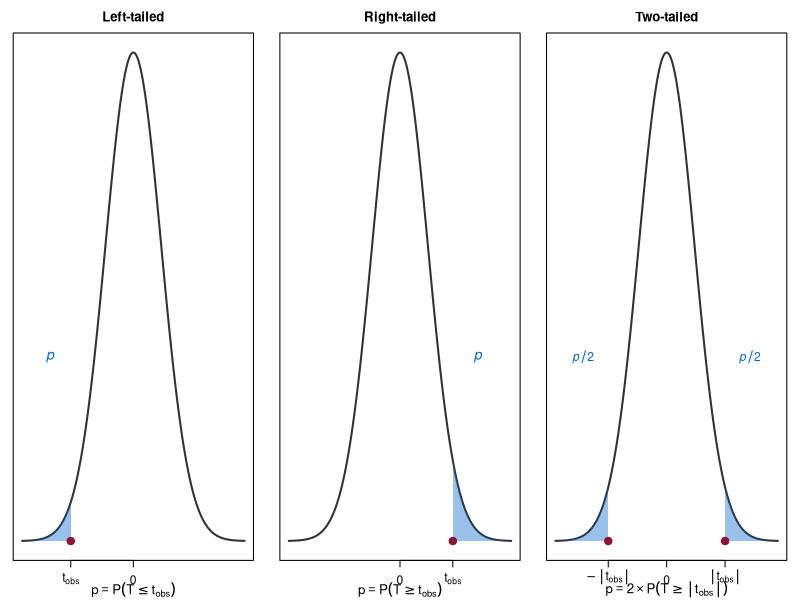

Source code (R):
## ---- chunk 1
library(ggplot2)
library(dplyr)

iscal_burgundy <- "#8B1538"
iscal_dark_burgundy <- "#6B1028"
iscal_blue <- "#0066CC"
iscal_accent <- "#D4AF37"
iscal_dark_gray <- "#333333"
iscal_light_gray <- "#F5F5F5"
## ---- chunk 2
#| echo: false
#| fig-width: 10
#| fig-height: 3.5
#| fig-align: center

par(mfrow = c(1, 3), mar = c(3, 1, 2.5, 1))

x <- seq(-4, 4, length = 300)
y <- dnorm(x)

# Left-tailed p-value
t_obs_left <- -2.25
plot(x, y, type = "l", lwd = 2, main = "Left-tailed", 
     xlab = "", ylab = "", yaxt = "n", xaxt = "n",
     col = iscal_dark_gray, cex.main = 1.2)
x_fill <- seq(-4, t_obs_left, length = 100)
polygon(c(x_fill, rev(x_fill)), c(dnorm(x_fill), rep(0, 100)),
        col = adjustcolor(iscal_blue, alpha = 0.4), border = NA)
points(t_obs_left, 0, pch = 19, col = iscal_burgundy, cex = 1.5)
axis(1, at = c(t_obs_left, 0), labels = c(expression(t[obs]), "0"), cex.axis = 1.1)
text(-3, 0.15, expression(italic(p)), cex = 1.3, col = iscal_blue)
mtext(expression(p == P(T <= t[obs])), side = 1, line = 2, cex = 0.8)

# Right-tailed p-value
t_obs_right <- 1.9
plot(x, y, type = "l", lwd = 2, main = "Right-tailed", 
     xlab = "", ylab = "", yaxt = "n", xaxt = "n",
     col = iscal_dark_gray, cex.main = 1.2)
x_fill <- seq(t_obs_right, 4, length = 100)
polygon(c(x_fill, rev(x_fill)), c(dnorm(x_fill), rep(0, 100)),
        col = adjustcolor(iscal_blue, alpha = 0.4), border = NA)
points(t_obs_right, 0, pch = 19, col = iscal_burgundy, cex = 1.5)
axis(1, at = c(0, t_obs_right), labels = c("0", expression(t[obs])), cex.axis = 1.1)
text(2.8, 0.15, expression(italic(p)), cex = 1.3, col = iscal_blue)
mtext(expression(p == P(T >= t[obs])), side = 1, line = 2, cex = 0.8)

# Two-tailed p-value
t_obs_two <- 2.1
plot(x, y, type = "l", lwd = 2, main = "Two-tailed", 
     xlab = "", ylab = "", yaxt = "n", xaxt = "n",
     col = iscal_dark_gray, cex.main = 1.2)
x_left <- seq(-4, -t_obs_two, length = 100)
x_right <- seq(t_obs_two, 4, length = 100)
polygon(c(x_left, rev(x_left)), c(dnorm(x_left), rep(0, 100)),
        col = adjustcolor(iscal_blue, alpha = 0.4), border = NA)
polygon(c(x_right, rev(x_right)), c(dnorm(x_right), rep(0, 100)),
        col = adjustcolor(iscal_blue, alpha = 0.4), border = NA)
points(c(-t_obs_two, t_obs_two), c(0, 0), pch = 19, col = iscal_burgundy, cex = 1.5)
axis(1, at = c(-t_obs_two, 0, t_obs_two), 
     labels = c(expression(-group("|", t[obs], "|")), "0", expression(group("|", t[obs], "|"))),
     cex.axis = 1.1)
text(-3, 0.15, expression(italic(p)/2), cex = 1.1, col = iscal_blue)
text(3, 0.15, expression(italic(p)/2), cex = 1.1, col = iscal_blue)
mtext(expression(p == 2 %*% P(T >= group("|", t[obs], "|"))), side = 1, line = 2, cex = 0.8)
